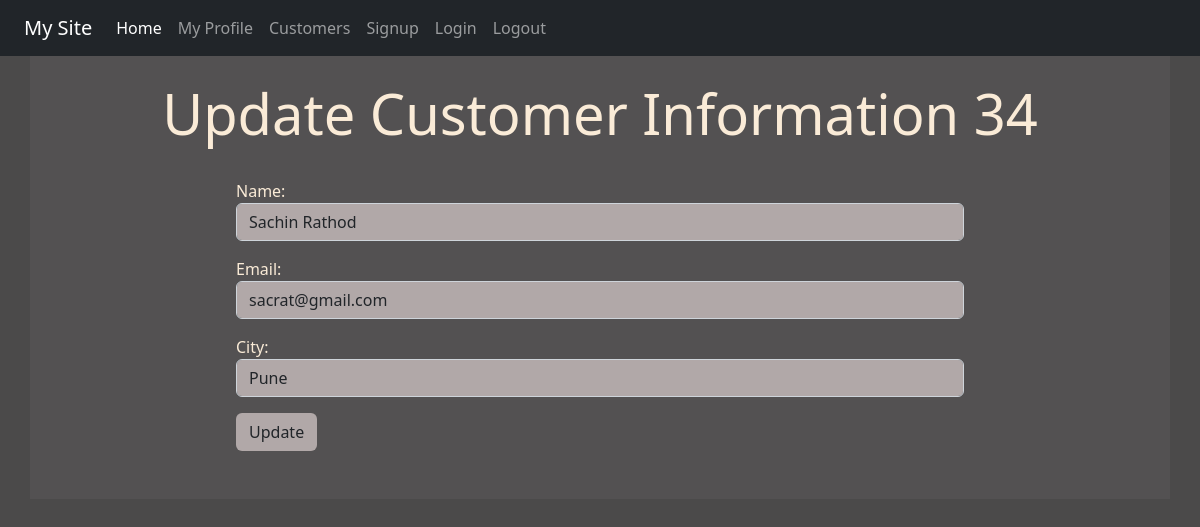
/viewdata/34 (signed in), run on an earlier commit of the app's database.
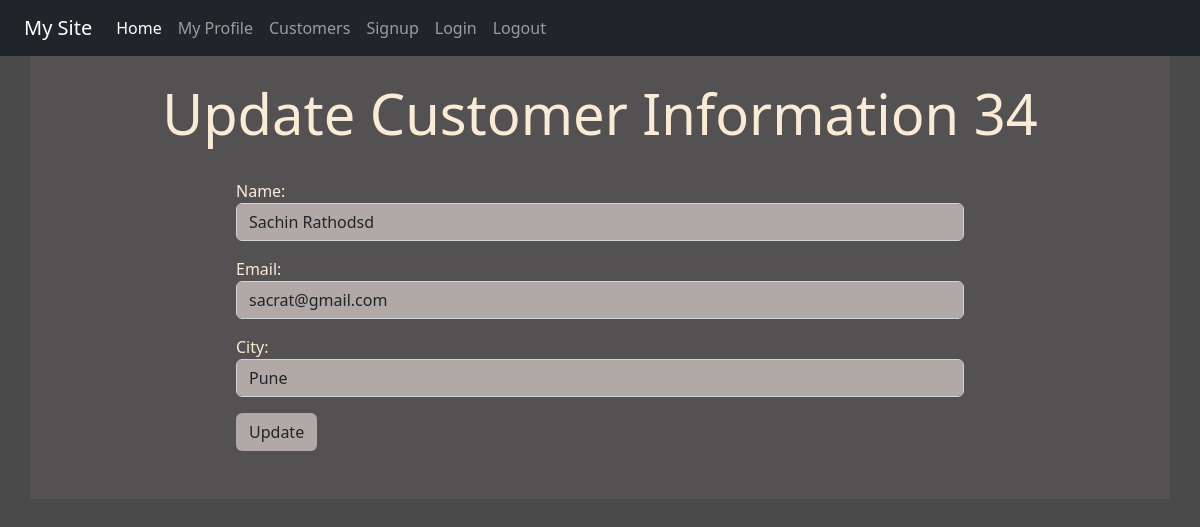
And on a later commit of the database.
### reg/models.py (models this page shows)
class Customer(models.Model):
    name=models.CharField(max_length=70)
    email=models.EmailField(max_length=100)
    city=models.CharField(max_length=10)

### reg/views.py (the view)
# urls.py: path('viewdata/<int:id>', views.View_data, name='viewdata'),
def View_data(request,id):
    if request.user.is_authenticated:
        pi = Customer.objects.get(pk=id)
        fmm = CustomerReg(instance=pi)
        return render(request, 'reg/updatecustomer.html',{'formm':fmm, 'id':id})
    else:
        return HttpResponseRedirect('/login/')

### reg/forms.py
class CustomerReg(forms.ModelForm):
    class Meta:
        model = Customer
        fields = ['name', 'email', 'city']
        widgets = {
            'name': forms.TextInput(attrs={'class':'form-control'}),
            'email': forms.EmailInput(attrs={'class':'form-control'}),
            'city': forms.TextInput(attrs={'class':'form-control'}),
        }

### reg/templates/reg/updatecustomer.html (shortened to what this page needs)
{% extends 'reg/base.html' %}
{% block content %}
<div class="jumbotron jumbotron-fluid jumbo-color">
    <div class="container">
        <br>
        <h1 class="text-center display-4 font-weight-bold">Update Customer Information {{id}}</h1>
        <br>
        <div class="col-sm-8 offset-2">
            <form action="{% url 'updatedata' id %}" method="POST">
                {{formm.as_p}}
                <input type="submit" class="btn btnnn" value="Update">
            </form>
            <br>
            <br>
        </div>
    </div>
</div>
    {% endblock content %}

What changed in the data, as far as the page shows it:
changed Customer "sacrat@gmail.com": name "Sachin Rathod" → "Sachin Rathodsd"
